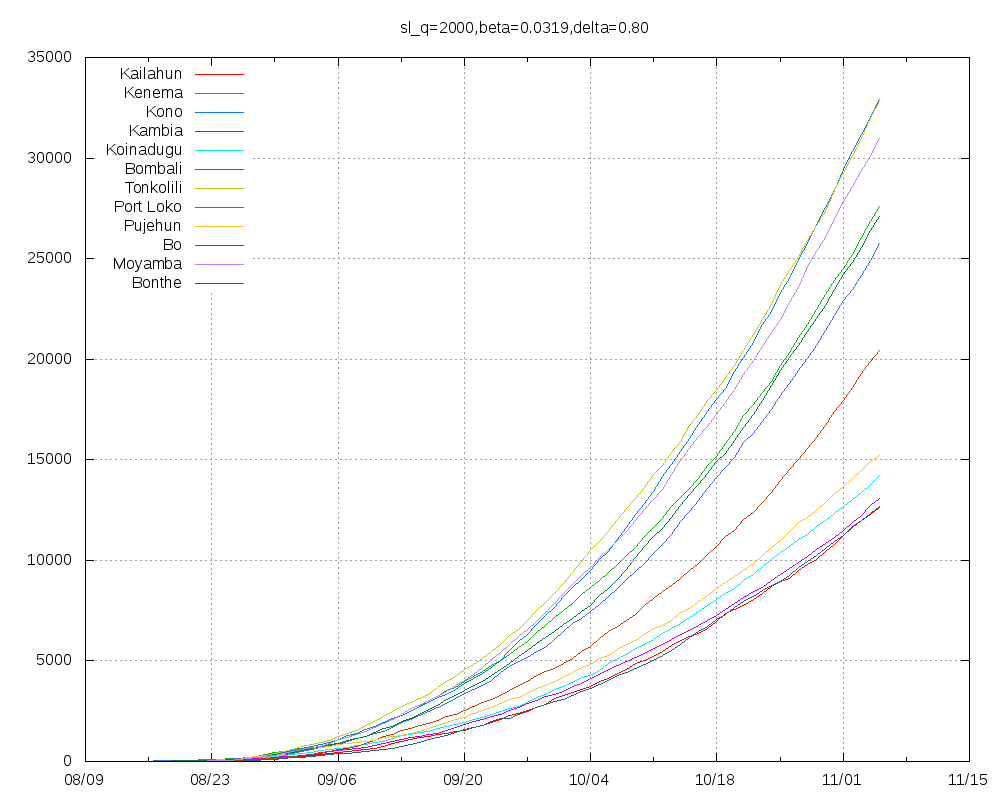

gnuplot code for this plot:
set title "sl_q=2000,beta=0.0319,delta=0.80"
set key top left
set grid
set xdata time
set timefmt "%Y-%m-%d"
set terminal png size 1000,800
set output "sl_q=2000,beta=0.0319,delta=0.80.png"
plot "Kailahun.tab" using 1:2 title "Kailahun" with lines,"Kenema.tab" using 1:2 title "Kenema" with lines,"Kono.tab" using 1:2 title "Kono" with lines,"Kambia.tab" using 1:2 title "Kambia" with lines,"Koinadugu.tab" using 1:2 title "Koinadugu" with lines,"Bombali.tab" using 1:2 title "Bombali" with lines,"Tonkolili.tab" using 1:2 title "Tonkolili" with lines,"Port_Loko.tab" using 1:2 title "Port Loko" with lines,"Pujehun.tab" using 1:2 title "Pujehun" with lines,"Bo.tab" using 1:2 title "Bo" with lines,"Moyamba.tab" using 1:2 title "Moyamba" with lines,"Bonthe.tab" using 1:2 title "Bonthe" with lines
